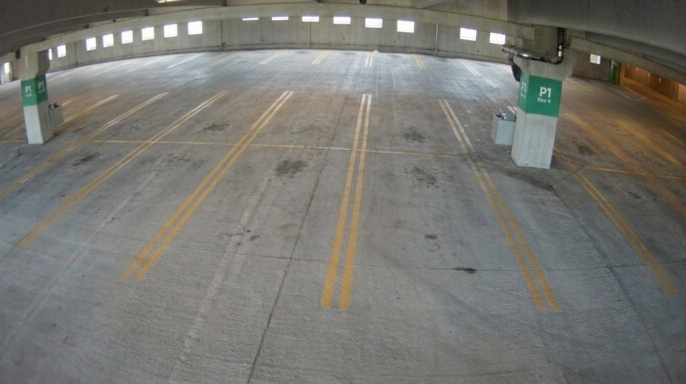
#> input picture car_dataset/empty lot.jpg, 1372 x 768 px (shown at 1/2 size); its folder holds only this picture in this run
$ python -i parking_detector.py   (imports and definitions only)
#> lines starting #> are read from the running program, lines starting #| are printed output that depends on the picture
#> further down, picture is the input picture: shape (768, 1372, 3); mean B, G, R 113.2, 118.5, 119.2
"""
parking_detector.py — Smart Parking POC
-----------------------------------------
Enterprise Computer Vision Parking Space Occupancy & Vehicle Detection Engine.
Follows the 5-Phase Occupancy Detection Algorithm Architecture:

  Phase 1: Data Preparation & ROI Calibration (slots_config.json + Dual Native Calibration)
  Phase 2: Model Setup & Inference Pipeline (YOLOv8n + COCO Vehicle Filter)
  Phase 3: Spatial Logic & Occupancy Calculation (Intersection over Area - IoA + Ground Contact Reinforcement)
  Phase 4: Temporal Filtering & Edge-Case Handling (Sliding-Window State Debouncing)
  Phase 5: Output Structuring (Standardized JSON Payload with Low-Confidence Flags)
"""

import json
import os
from datetime import datetime, timezone
from typing import Dict, List, Tuple, Any, Optional
from collections import deque

import cv2
import numpy as np
from shapely.geometry import Polygon as ShapelyPoly, Point as ShapelyPoint, box as ShapelyBox
from ultralytics import YOLO

PROJECT_DIR = os.path.dirname(os.path.abspath(__file__))
DATASET_DIR = os.path.join(PROJECT_DIR, "car_dataset")
CONFIG_PATH = os.path.join(PROJECT_DIR, "slots_config.json")

_yolo_model: Optional[YOLO] = None
_slots_config_cache: Optional[Dict[str, Any]] = None


# ---------------------------------------------------------------------------
# Phase 1: Data Preparation & ROI Calibration
# ---------------------------------------------------------------------------

# [82 lines left out: functions load_slots_config, get_slot_rois_for_camera, get_detector, not called in this run]


def enhance_low_light(img_bgr: np.ndarray, clip_limit: float = 2.5) -> np.ndarray:
    """
    Applies Contrast Limited Adaptive Histogram Equalization (CLAHE) on the L-channel
    in LAB color space to illuminate dark vehicles (black SUVs, pickups) and shadow regions.
    """
#> called with clip_limit = 2.5
    lab = cv2.cvtColor(img_bgr, cv2.COLOR_BGR2LAB)
#> lab: shape (768, 1372, 3); mean of channels 0, 1, 2 126.4, 127.4, 131.1
    l, a, b = cv2.split(lab)
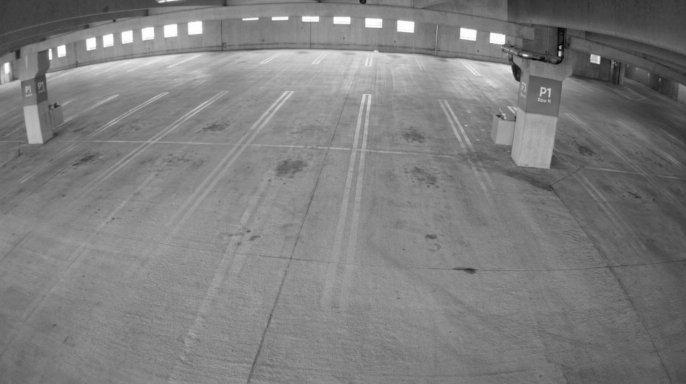
#> l: shape (768, 1372) (shown at 1/2 size); min 2, max 255, mean 126.4
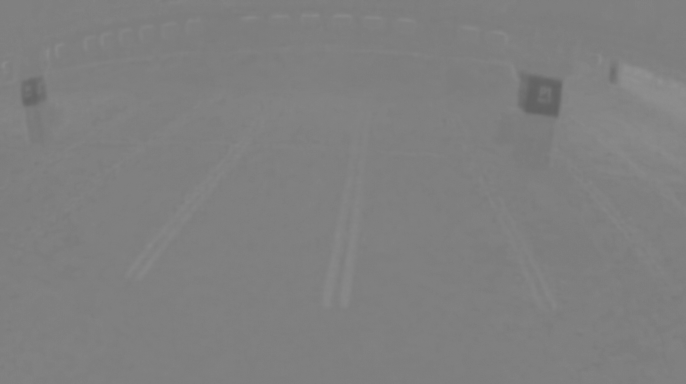
#> a: shape (768, 1372) (shown at 1/2 size); min 97, max 145, mean 127.4
    clahe = cv2.createCLAHE(clipLimit=clip_limit, tileGridSize=(8, 8))
    l_clahe = clahe.apply(l)
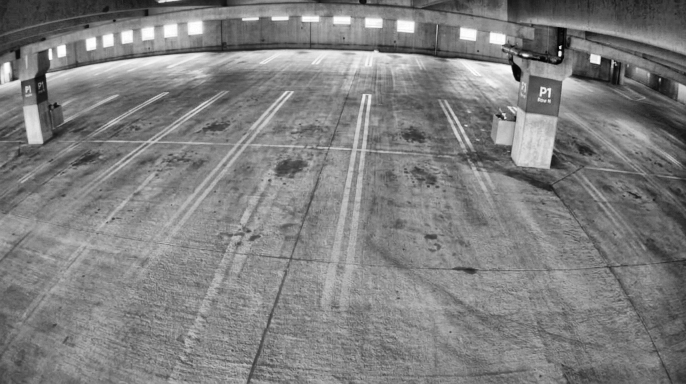
#> l_clahe: shape (768, 1372) (shown at 1/2 size); min 0, max 255, mean 127.3
    return cv2.cvtColor(cv2.merge((l_clahe, a, b)), cv2.COLOR_LAB2BGR)
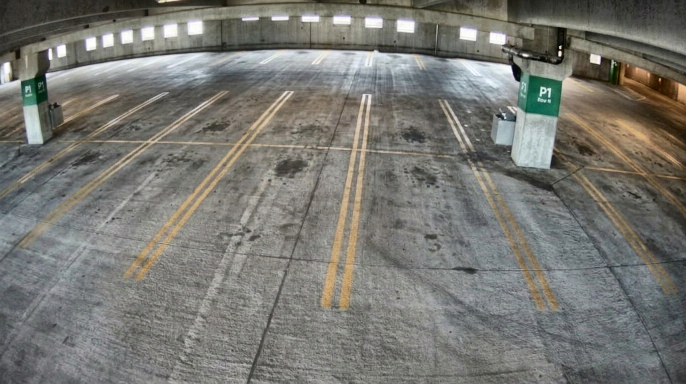
#> returned value: shape (768, 1372, 3) (shown at 1/2 size); mean B, G, R 114.5, 119.9, 120.6


# [160 lines left out: functions _nms_boxes, run_vehicle_inference, calculate_ioa_occupancy, not called in this run]


# ---------------------------------------------------------------------------
# Phase 4: Temporal Filtering & Edge-Case Handling
# ---------------------------------------------------------------------------

class TemporalStateDebouncer:
    """
    Maintains a sliding window buffer of slot states across consecutive frames
    to prevent state flickering from moving vehicles or transient shadows.
    """
    def __init__(self, window_size: int = 5, min_confirmation_ratio: float = 0.60):
        self.window_size = window_size
        self.min_confirmation_ratio = min_confirmation_ratio
        self.history: Dict[str, deque] = {}

    # [8 lines left out: function update_and_smooth, not called in this run]

    def reset(self):
        self.history.clear()


_global_debouncer = TemporalStateDebouncer(window_size=5)


# ---------------------------------------------------------------------------
# Phase 5: Output Structuring (Standard JSON Payload)
# ---------------------------------------------------------------------------

# [269 lines left out: functions generate_standard_json_payload, detect_parking_spaces, list_available_camera_angles, not called in this run]

>>> import cv2
>>> picture = cv2.imread('car_dataset/empty lot.jpg')
>>> result = enhance_low_light(picture)

$ run again, on car_dataset/image_12.png
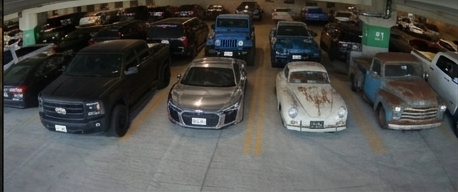
#> input picture car_dataset/image_12.png, 458 x 192 px
#> picture is the input picture: shape (192, 458, 3); mean B, G, R 76.5, 79.5, 79.4
#> lab: shape (192, 458, 3); mean of channels 0, 1, 2 83.9, 127.8, 129.8
#> in enhance_low_light, `l, a, b = cv2.split(lab)`:
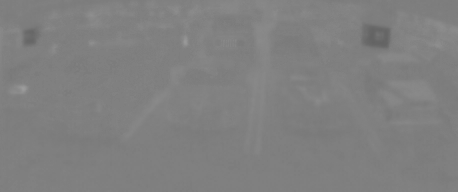
#> a: shape (192, 458); min 99, max 156, mean 127.8
#> in enhance_low_light, `return cv2.cvtColor(cv2.merge((l_clahe, a, b)), cv2.COLOR_LAB2BGR)`:
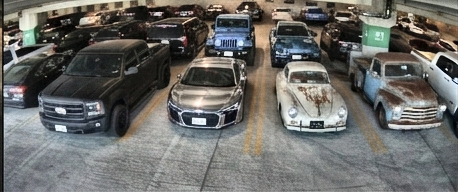
#> returned value: shape (192, 458, 3); mean B, G, R 103.9, 107, 107.2
